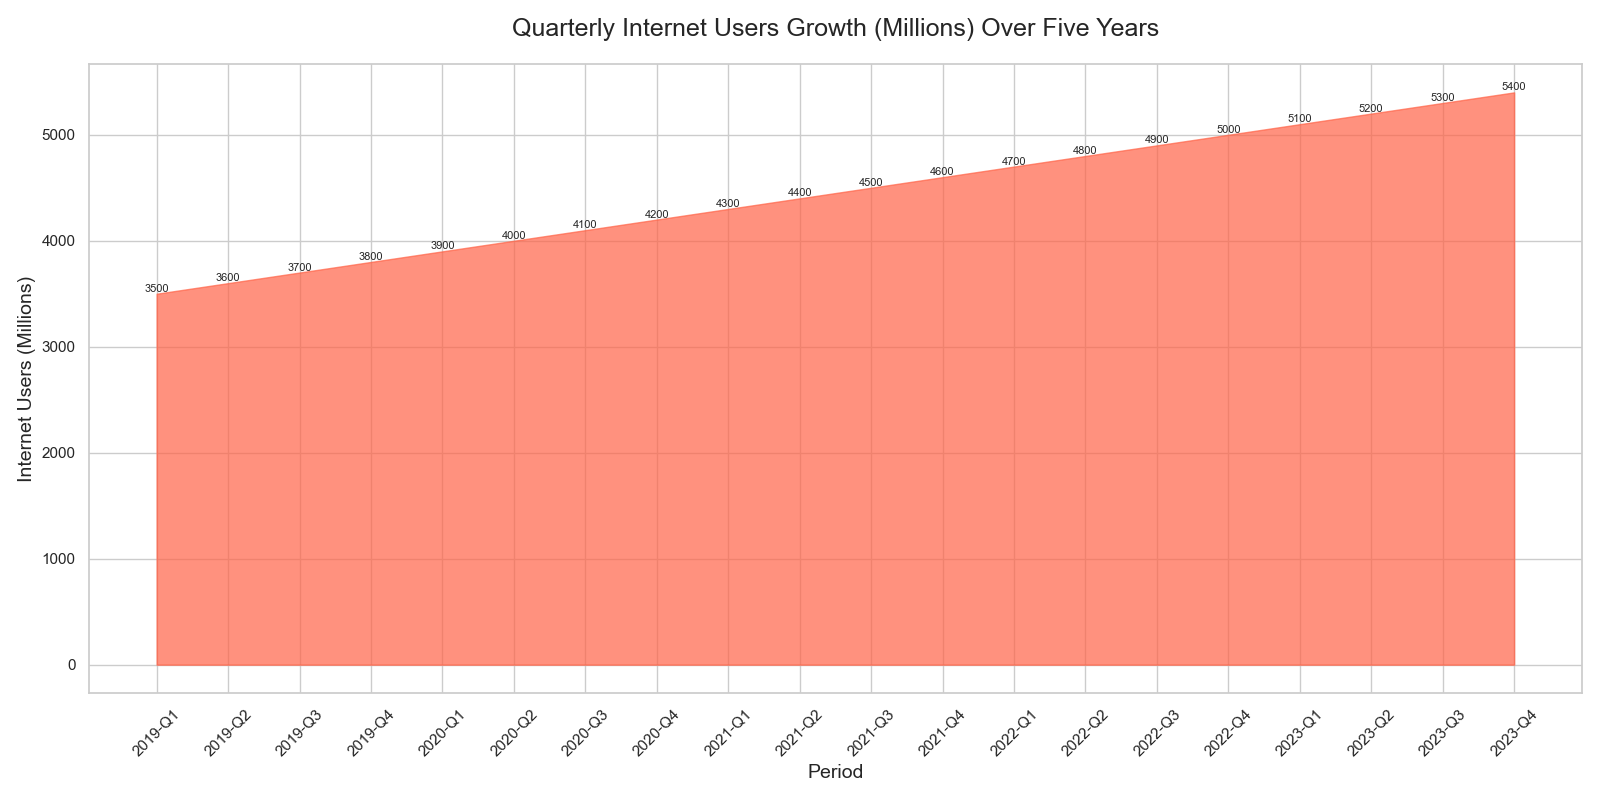

Recreate this plot in Python.

import matplotlib.pyplot as plt
import pandas as pd

data = {
    'Year': [2019, 2019, 2019, 2019, 2020, 2020, 2020, 2020, 2021, 2021, 2021, 2021, 2022, 2022, 2022, 2022, 2023, 2023, 2023, 2023],
    'Quarter': ['Q1', 'Q2', 'Q3', 'Q4', 'Q1', 'Q2', 'Q3', 'Q4', 'Q1', 'Q2', 'Q3', 'Q4', 'Q1', 'Q2', 'Q3', 'Q4', 'Q1', 'Q2', 'Q3', 'Q4'],
    'Internet Users (Millions)': [3500, 3600, 3700, 3800, 3900, 4000, 4100, 4200, 4300, 4400, 4500, 4600, 4700, 4800, 4900, 5000, 5100, 5200, 5300, 5400]
}

df = pd.DataFrame(data)
df['Period'] = df['Year'].astype(str) + '-' + df['Quarter']

plt.figure(figsize=(16, 8))
plt.fill_between(df['Period'], df['Internet Users (Millions)'], color='#FF6347', alpha=0.7)

for i in range(len(df)):
    plt.text(i, df['Internet Users (Millions)'][i], str(df['Internet Users (Millions)'][i]), ha='center', va='bottom', fontsize=8)

plt.title('Quarterly Internet Users Growth (Millions) Over Five Years', fontsize=18, pad=20)
plt.xlabel('Period', fontsize=14)
plt.ylabel('Internet Users (Millions)', fontsize=14)
plt.xticks(rotation=45)
plt.tight_layout()

plt.savefig('Internet_Users_Area_Chart.png')
plt.show()
